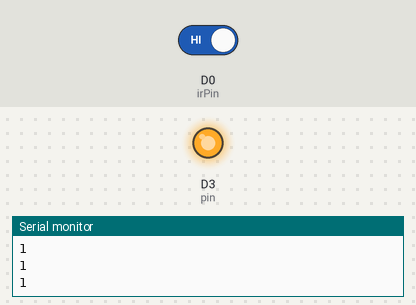
Simulated run of this sketch. Board: ESP8266 (NodeMCU). On the bench: output pins drawn as LEDs (lit = HIGH), the last lines printed to the serial monitor. Inputs (shaded band) come from the test bench; at power-on: D0 (irPin) HIGH.

Above: at 1.8 s.
1.9 s: D0 (irPin) driven LOW
At 3.1 s:
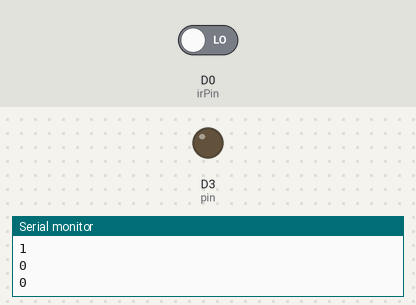
3.5 s: D0 (irPin) driven HIGH
At 4.3 s:
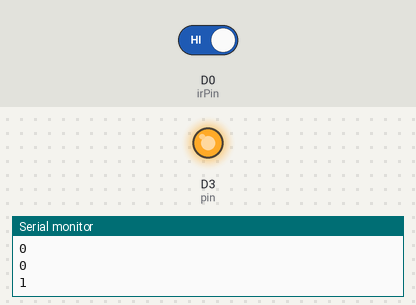
Timing chart, 0 to 6.5 s (numbered marks = the images above; inputs shaded):
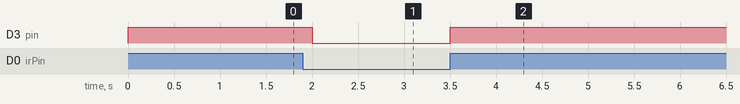

The sketch:

IR_Sensor_LED.ino
```cpp
int irValue = 0;
int irPin = D0;
int pin = D3;

void setup() {
  // put your setup code here, to run once:
  pinMode(irPin, INPUT);
  pinMode(D3, OUTPUT);
  Serial.begin(9600);
}

void loop() {
  // put your main code here, to run repeatedly:
  irValue = digitalRead(irPin);

  if(irValue == 0){
    digitalWrite(D3,LOW);
  }
  else{
    digitalWrite(D3,HIGH);
  }

  delay(500);
  Serial.println(irValue);
}
```

Measured:
- after the input at 1.9 s, D3 (pin): HIGH → LOW after 0.10 s
- after the input at 3.5 s, D3 (pin): LOW → HIGH at once
